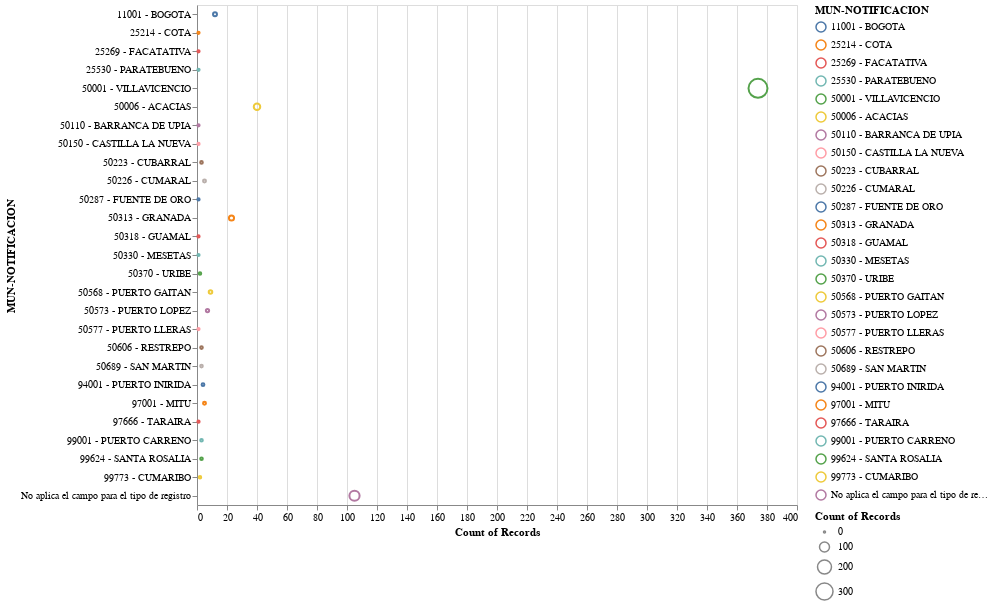

This figure's notebook cell:
### Code cell
alt.Chart(municipo)\
    .mark_point().encode(            # Defining point as mark
        alt.X('count()'),  # Definig position in X as channel for encoding a quantitative variable
        alt.Y('MUN-NOTIFICACION'),
        alt.Size('count()'),
    alt.Color('MUN-NOTIFICACION'),    # Using the color channel for encoding a categorical variable
    alt.OpacityValue(2)     # Definig position in Y as channel for encoding other quantitative variable
    ).properties(
        width = 600,
        height = 500
    )

### Figure 1 — Vega-Lite specification as saved in the notebook (floating-point values rounded to 4 significant figures; data arrays with more than 128 entries replaced by an {"elided": "..."} marker saying what was removed)
{"config": {"view": {"continuousWidth": 400, "continuousHeight": 300}}, "data": {"name": "data-ff3fc09d46515211f026da7ea0aa2c39"}, "mark": "point", "encoding": {"color": {"field": "MUN-NOTIFICACION", "type": "nominal"}, "opacity": {"value": 2}, "size": {"aggregate": "count", "type": "quantitative"}, "x": {"aggregate": "count", "type": "quantitative"}, "y": {"field": "MUN-NOTIFICACION", "type": "nominal"}}, "height": 500, "width": 600, "$schema": "https://vega.github.io/schema/vega-lite/v4.17.0.json", "datasets": {"data-ff3fc09d46515211f026da7ea0aa2c39": {"elided": "613 records"}}}
